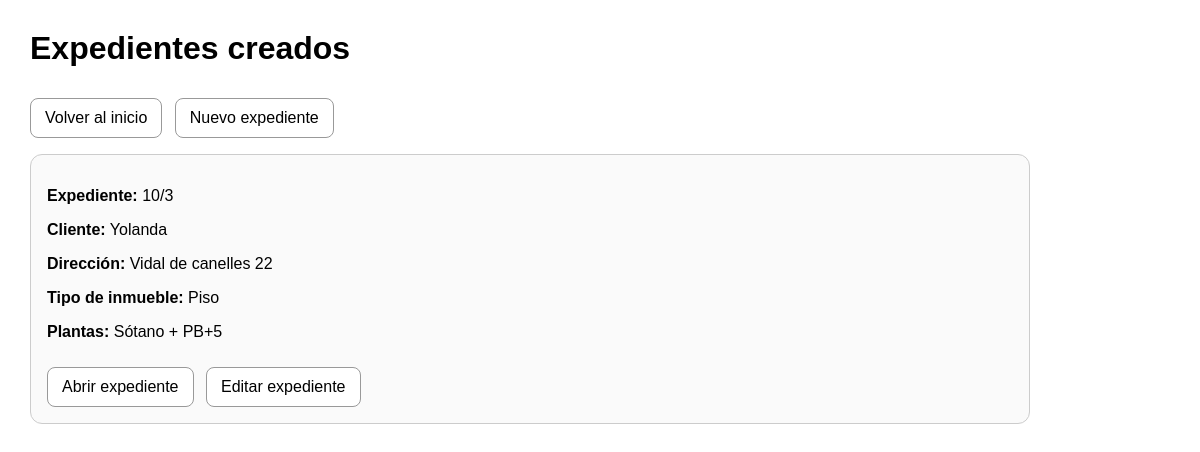
The page /expedientes on the database as committed earlier.
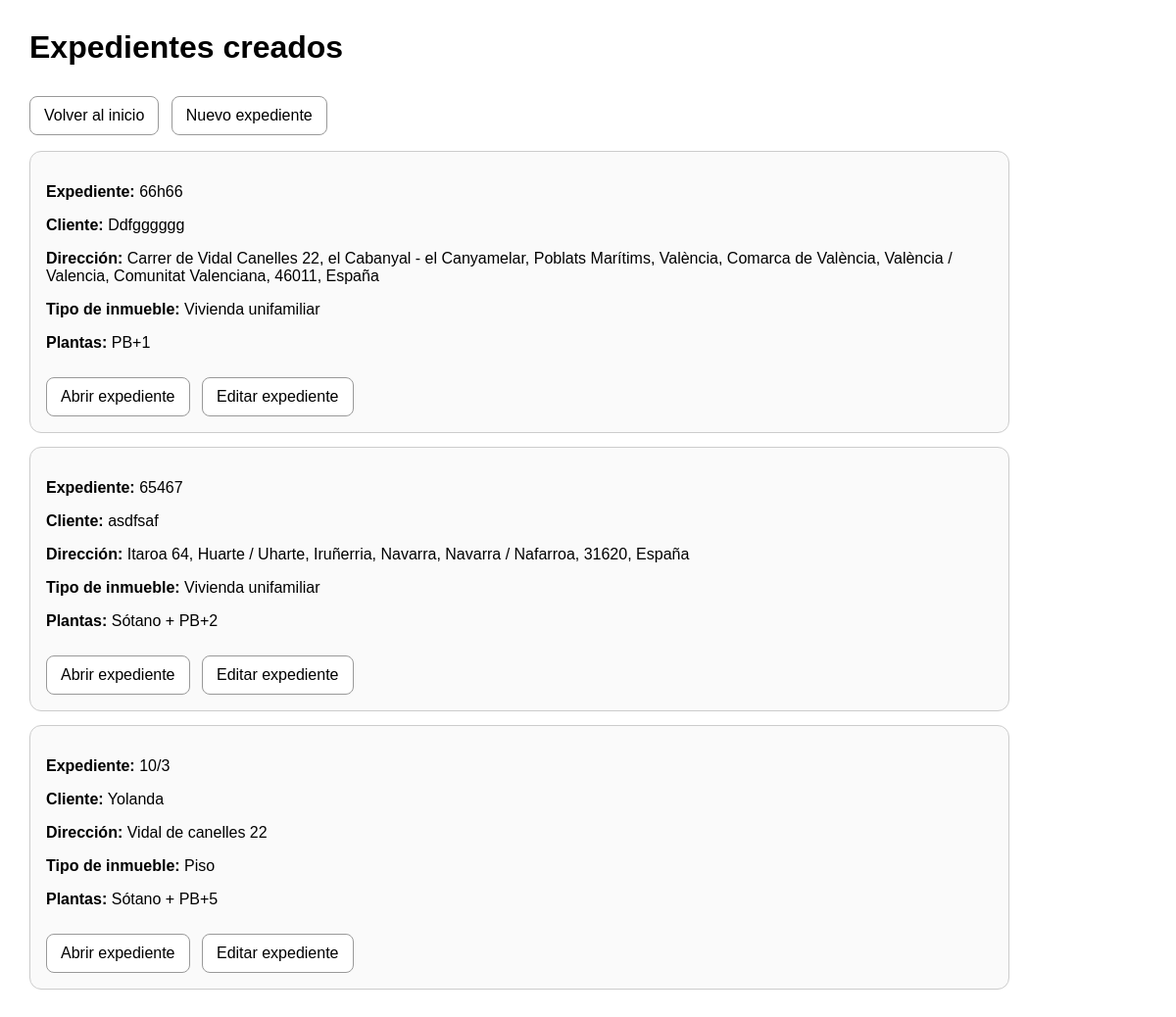
The same page on the database as committed later.
### tables this page shows
CREATE TABLE expedientes (
            id INTEGER PRIMARY KEY AUTOINCREMENT,
            numero_expediente TEXT NOT NULL,
            cliente TEXT NOT NULL,
            direccion TEXT NOT NULL,
            tipo_inmueble TEXT,
            orientacion_inmueble TEXT,
            anio_construccion TEXT,
            plantas_bajo_rasante TEXT,
            plantas_sobre_baja TEXT,
            uso_inmueble TEXT,
            superficie TEXT,
            observaciones_generales TEXT,

            -- datos específicos si es piso
            planta_unidad TEXT,
            puerta_unidad TEXT,
            superficie_unidad TEXT,
            dormitorios_unidad TEXT,
            banos_unidad TEXT,
            observaciones_bloque TEXT,
            observaciones_unidad TEXT,

            -- reforma
            reformado TEXT,
            fecha_reforma TEXT,
            observaciones_reforma TEXT
        , codigo_postal TEXT, ciudad TEXT, provincia TEXT);

### app/routers/expedientes.py (the view)
@router.get("/expedientes", response_class=HTMLResponse)
def listar_expedientes(request: Request):
    conn = get_connection()
    cur = conn.cursor()
    expedientes = cur.execute(
        """
        SELECT *
        FROM expedientes
        ORDER BY id DESC
        """
    ).fetchall()
    conn.close()
    expedientes_procesados = []
    for expediente in expedientes:
        item = dict(expediente)
        item["descripcion_plantas"] = formatear_plantas(
            item.get("plantas_bajo_rasante"),
            item.get("plantas_sobre_baja"),
        )
        expedientes_procesados.append(item)
    return request.app.state.templates.TemplateResponse(
        "expedientes.html",
        {"request": request, "expedientes": expedientes_procesados},
    )

### templates/expedientes.html (shortened to what this page needs)
<!DOCTYPE html>
<html lang="es">
<head>
</head>
<body>
    <h1>Expedientes creados</h1>
    <p>
        <a class="boton" href="/">Volver al inicio</a>
        <a class="boton" href="/nuevo-expediente">Nuevo expediente</a>
    </p>
    {% if expedientes %}
    {% for expediente in expedientes %}
    <div class="card">
        <p><strong>Expediente:</strong> {{ expediente.numero_expediente }}</p>
        <p><strong>Cliente:</strong> {{ expediente.cliente }}</p>
        <p><strong>Dirección:</strong> {{ expediente.direccion }}</p>
        <p><strong>Tipo de inmueble:</strong> {{ expediente.tipo_inmueble or '-' }}</p>
        <p><strong>Plantas:</strong> {{ expediente.descripcion_plantas }}</p>
        <a class="boton" href="/detalle-expediente/{{ expediente.id }}">Abrir expediente</a>
        <a class="boton" href="/editar-expediente/{{ expediente.id }}">Editar expediente</a>
    </div>
    {% endfor %}
    {% else %}
    <p>No hay expedientes creados todavía.</p>
    {% endif %}
</body>
</html>

### templates/expedientes.html (style rules this page uses)
body { font-family: Arial, sans-serif; margin: 30px; max-width: 1000px; }
.card { border: 1px solid #ccc; border-radius: 12px; padding: 16px; margin-bottom: 14px; background: #fafafa; }
a.boton { display: inline-block; padding: 10px 14px; margin-right: 8px; margin-top: 10px; border: 1px solid #999; border-radius: 8px; text-decoration: none; color: black; background: white; }

Rows that differ between the two databases and show on the page:
added expedientes: numero_expediente "66h66", cliente "Ddfgggggg", direccion "Carrer de Vidal Canelles 22, el Cabanyal - el Canyamelar, Poblats Marítims, València, Comarca de València, València / Valencia, Comunitat Valenciana, 46011, España", tipo_inmueble "Vivienda unifamiliar", descripcion_plantas "PB+1"
added expedientes: numero_expediente "65467", cliente "asdfsaf", direccion "Itaroa 64, Huarte / Uharte, Iruñerria, Navarra, Navarra / Nafarroa, 31620, España", tipo_inmueble "Vivienda unifamiliar", descripcion_plantas "Sótano + PB+2"
